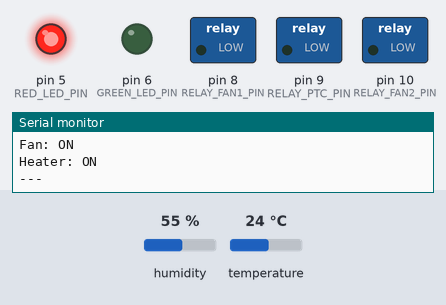
Bench run of a sketch on a simulated Arduino Uno, built with avr-gcc and run on an emulated ATmega328P. On the bench: switched loads named in the sketch (green lamp = pin HIGH), output pins drawn as LEDs (lit = HIGH), the last lines printed to the serial monitor. The inputs (shaded band) are chosen by the test bench; at power-on: humidity 55 %, temperature 24 °C.

Above: at 2.8 s.
2.9 s: humidity set to 26 %
5.7 s: humidity set to 23 %
At 6.5 s:
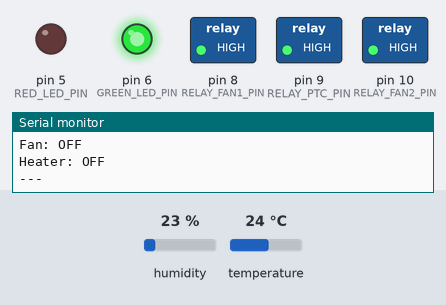
8.5 s: humidity set to 40 %
At 11.1 s:
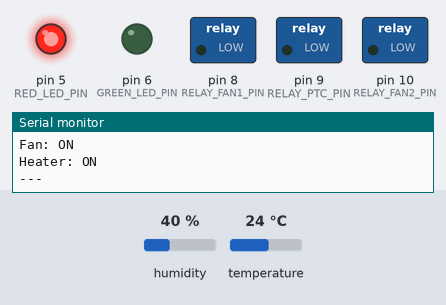
11.8 s: humidity set to 22 %
At 12.8 s:
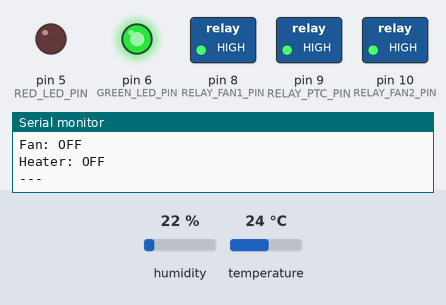
Timing chart, 0 to 14.8 s (numbered marks = the images above; inputs shaded):
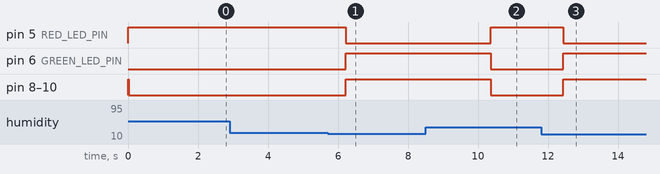

Measured:
- the behaviour switches between 25 and 24 % on humidity (found by bisection; images 0 and 1)
- after the input at 5.7 s, pin 5 (RED_LED_PIN): HIGH → LOW after 0.53 s; pin 6 (GREEN_LED_PIN), pin 8 (RELAY_FAN1_PIN), pin 9 (RELAY_PTC_PIN), pin 10 (RELAY_FAN2_PIN): LOW → HIGH after 0.53 s
- after the input at 8.5 s, pin 5 (RED_LED_PIN): LOW → HIGH after 1.9 s; pin 6 (GREEN_LED_PIN), pin 8 (RELAY_FAN1_PIN), pin 9 (RELAY_PTC_PIN), pin 10 (RELAY_FAN2_PIN): HIGH → LOW after 1.9 s
- after the input at 11.8 s, pin 5 (RED_LED_PIN): HIGH → LOW after 0.63 s; pin 6 (GREEN_LED_PIN), pin 8 (RELAY_FAN1_PIN), pin 9 (RELAY_PTC_PIN), pin 10 (RELAY_FAN2_PIN): LOW → HIGH after 0.63 s

The sketch:

drying_control.ino
```cpp
/*
  Offline TinyML drying controller — Arduino Uno R3
  ---------------------------------------------------
  No WiFi, no cloud, no laptop required after upload.
  Inference is a compiled decision tree (see model_tree.h).

  Wiring:
    DHT11   VCC   -> 5V
    DHT11   DATA  -> Pin 2
    DHT11   GND   -> GND

    Red LED   Anode -> Pin 5 (through 220-330 ohm resistor)
    Red LED   Cathode -> GND
    Green LED Anode -> Pin 6 (through 220-330 ohm resistor)
    Green LED Cathode -> GND

    Relay module VCC -> 5V
    Relay module GND -> GND
    Relay IN1 -> Pin 8   (Fan power path #1)
    Relay IN2 -> Pin 9   (PTC heater power path)
    Relay IN3 -> Pin 10  (Fan power path #2, ganged with #1)
    Relay IN4 -> Pin 11  (spare, not driven by this firmware)

  Library required: "DHT sensor library" by Adafruit, plus its
  dependency "Adafruit Unified Sensor" (Library Manager).
*/

#include <DHT.h>
#include "model_tree.h"   // dryingCompletePredict(...) lives here

#define DHTPIN 2
#define DHTTYPE DHT11

#define RED_LED_PIN   5
#define GREEN_LED_PIN 6

#define RELAY_FAN1_PIN 8
#define RELAY_PTC_PIN  9
#define RELAY_FAN2_PIN 10
// #define RELAY_SPARE_PIN 11   // spare relay, wired but unused for now

// Most cheap 4-channel relay modules are active-LOW: a LOW signal
// closes the relay. Flip these two if yours behaves the opposite way.
#define RELAY_ON_STATE  LOW
#define RELAY_OFF_STATE HIGH

// Safety cutoff: PTC heater relay forces OFF above this temperature
// regardless of what the model says, so a stuck reading can't cook
// whatever's drying. Adjust to whatever's safe for your material.
#define MAX_SAFE_TEMP_C 60.0

DHT dht(DHTPIN, DHTTYPE);

float previousTemperature = 0;
float previousHumidity = 0;
bool firstReading = true;

unsigned long startTime = 0;

void setFan(bool on) {
  digitalWrite(RELAY_FAN1_PIN, on ? RELAY_ON_STATE : RELAY_OFF_STATE);
  digitalWrite(RELAY_FAN2_PIN, on ? RELAY_ON_STATE : RELAY_OFF_STATE);
}

void setHeater(bool on) {
  digitalWrite(RELAY_PTC_PIN, on ? RELAY_ON_STATE : RELAY_OFF_STATE);
}

void setStatusLED(bool complete) {
  digitalWrite(RED_LED_PIN, complete ? LOW : HIGH);
  digitalWrite(GREEN_LED_PIN, complete ? HIGH : LOW);
}

void setup() {
  Serial.begin(9600);
  dht.begin();

  pinMode(RED_LED_PIN, OUTPUT);
  pinMode(GREEN_LED_PIN, OUTPUT);
  pinMode(RELAY_FAN1_PIN, OUTPUT);
  pinMode(RELAY_PTC_PIN, OUTPUT);
  pinMode(RELAY_FAN2_PIN, OUTPUT);

  // Fail-safe startup state: everything off, red LED on, until the
  // first valid sensor reading comes in.
  setFan(false);
  setHeater(false);
  setStatusLED(false);

  startTime = millis();
}

void loop() {
  float humidity = dht.readHumidity();
  float temperature = dht.readTemperature();

  if (isnan(humidity) || isnan(temperature)) {
    Serial.println("Sensor read failed, skipping this cycle.");
    delay(1000);
    return;
  }

  if (firstReading) {
    previousTemperature = temperature;
    previousHumidity = humidity;
    firstReading = false;
  }

  float temperatureChange = temperature - previousTemperature;
  float humidityChange = humidity - previousHumidity;
  float elapsedTime = (millis() - startTime) / 1000.0;

  int dryingComplete = dryingCompletePredict(
    temperature,
    humidity,
    humidityChange,
    temperatureChange,
    elapsedTime
  );

  bool overTemp = temperature >= MAX_SAFE_TEMP_C;

  setFan(dryingComplete == 0);                      // fan runs while drying
  setHeater(dryingComplete == 0 && !overTemp);       // heater off once done OR too hot
  setStatusLED(dryingComplete == 1);                 // green = done, red = in progress

  Serial.print("Temperature: ");
  Serial.print(temperature, 2);
  Serial.println(" C");

  Serial.print("Humidity: ");
  Serial.print(humidity, 2);
  Serial.println(" %");

  Serial.print("dryingComplete: ");
  Serial.println(dryingComplete);

  Serial.print("Fan: ");
  Serial.println(dryingComplete == 0 ? "ON" : "OFF");

  Serial.print("Heater: ");
  Serial.println((dryingComplete == 0 && !overTemp) ? "ON" : "OFF");

  if (overTemp) {
    Serial.println("WARNING: over safe temperature, heater forced OFF");
  }

  Serial.println("---");

  previousTemperature = temperature;
  previousHumidity = humidity;

  delay(1000);
}
```

model_tree.h
```cpp
#ifndef DRYING_MODEL_TREE_H
#define DRYING_MODEL_TREE_H

// Trained on: sample_data.csv
// Test accuracy: 1.0000
// Tree depth: 1  |  Leaves: 2

// Auto-generated from a trained sklearn DecisionTreeClassifier.
// Do not hand-edit — regenerate with train_tree.py instead.
int dryingCompletePredict(float temperature, float humidity, float humidity_change, float temperature_change, float elapsed_time) {
  if (humidity <= 24.0900f) {
    return 1;  // leaf, class counts: [0.4, 0.6]
  } else {
    return 0;  // leaf, class counts: [1.0, 0.0]
  }
}

#endif // DRYING_MODEL_TREE_H
```
